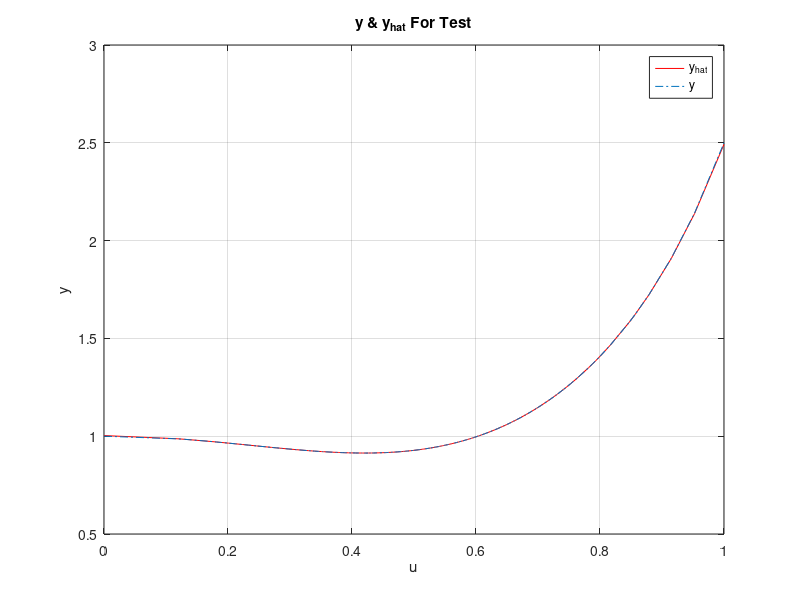
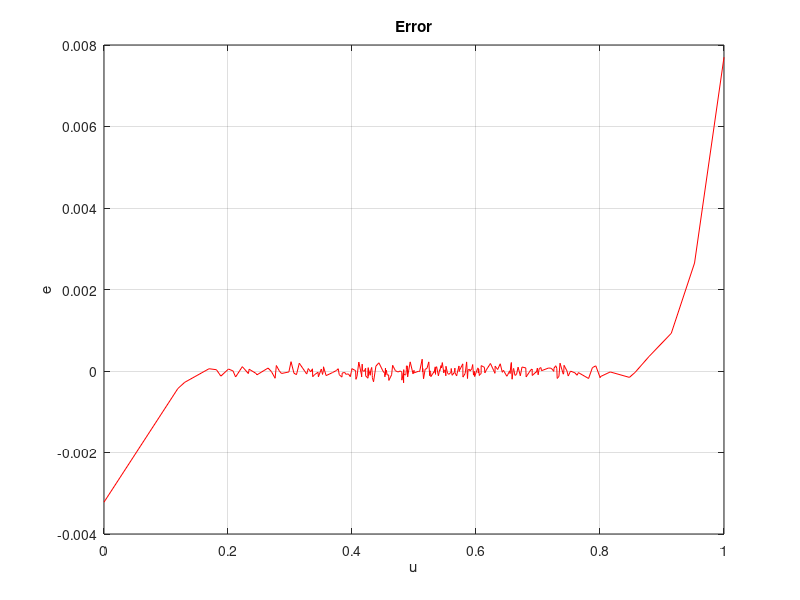

The MATLAB script that drew these images, in order: (Note: this script raises an error after producing the figures.)
clc;clear all;close all;warning off;

TR_DO = 1 ;
n = 10 ;
Q = 100 ;
N = 1000 ;
% Alpha = logspace(-17 , 2 , 1000 ) ;
Alpha = 1e-10 ;
Noise_Eff = 1 ;
Normalize = 1 ;
Noise_Var = 0.0001 ;

%% ------------------------ Generating Input ------------------------------
u = normrnd( 0.5 , 0.5/3 , N , 1 ) ;
u = ( u - min(u) ) / ( max(u) - min(u) ) ;

%% ------------------------ Gnerating Noise -------------------------------
Noise =  normrnd( 0 , Noise_Var , N , 1 ) ;

%% --------------------------- Least Square -------------------------------

u_Test = zeros( floor( length( u ) / Q ) * ( Q - ceil( 0.75 * Q ) ) , 1 ) ;
Noise_Test = zeros( floor( length( u ) / Q ) * ( Q - ceil( 0.75 * Q ) ) , 1 ) ;
theta = zeros( n , floor( length( u ) / Q ) ) ;
X = zeros( ceil( 0.75 * Q ) , n ) ;
X_normalize_term = zeros( n , 1 ) ;
Var_Noise_estim = zeros( 1 , floor( length( u ) / Q ) ) ;
for q = 1 : length( Alpha )
    alpha = Alpha( q ) ;
    for i = 1 : floor( length( u ) / Q )
        Start_TR = ( i - 1 ) * Q + 1 ;
        End_TR = Start_TR + ceil( 0.75 * Q ) - 1 ;
        Start_TE = End_TR + 1 ;
        End_TE = i * Q ;

        u_Train = u( Start_TR : End_TR , 1 ) * TR_DO ;

        y_Train = 1 - u_Train.^2 + 3*u_Train.^4 - 1.5*u_Train.^7 + u_Train.^9 + ...
            Noise_Eff * Noise( Start_TR : End_TR , 1 ) ;

        u_Test( ( i - 1 ) * ( Q - ceil( 0.75 * Q ) ) + 1 : i * ( Q - ceil( 0.75 * Q ) ) , : ) = ...
            u( Start_TE : End_TE , 1 ) ;

        Noise_Test( ( i - 1 ) * ( Q - ceil( 0.75 * Q ) ) + 1 : i * ( Q - ceil( 0.75 * Q ) ) , : ) = ...
            Noise( Start_TE : End_TE , 1 ) ;

        for j = 0 : n - 1
            X_normalize_term( j + 1 , 1 ) = 1 * ( ~Normalize ) + norm( u_Train.^j ) * Normalize ;
            X( : , j + 1 ) = u_Train.^j / X_normalize_term( j + 1 , 1 );        
        end

        theta( : , i ) = ( ( X' * X + alpha * eye( size( X' * X ) ) )^-1 * X' * y_Train ) ./ X_normalize_term ;

%         e_Train = X * theta( : , i ) - y_Train ;
% 
%         Var_Noise_estim( 1 , i ) = ( e_Train' * e_Train ) / ( 0.75 * Q - n ) ;
    end

    u_Test = sort( u_Test ) ;
    y_Test = 1 - u_Test.^2 + 3*u_Test.^4 - 1.5*u_Test.^7 + u_Test.^9 + Noise_Eff * Noise_Test  ;

    Theta = mean( theta , 2 ) ;

    X_Test = zeros( floor( length( u ) / Q ) * ( Q - ceil( 0.75 * Q ) ) , n ) ;
    for j = 0 : n - 1
        X_Test( : , j + 1 ) = u_Test.^j ;
    end

    y_hat_Test = X_Test * Theta ;

    e = y_Test - y_hat_Test ;

    J( q ) = 1/2 * ( ( e' * e ) + alpha * ( Theta' * Theta ) ) ;
end

%% ----------------------- ErrorBars Computation --------------------------

% varN_es = mean( Var_Noise_estim ) ;

% cov_Theta = varN_es * ( X_Test' * W * X_Test + alpha * eye( size( X_Test' * W * X_Test ) ) )^-1 ...
%     * X_Test' * W * W * X_Test * ( X_Test' * W * X_Test + alpha * eye( size( X_Test' * W * X_Test ) ) )^-1 ;
cov_Theta = cov(theta');
cov_y = X_Test * cov_Theta * X_Test' ;

max_bar = y_hat_Test + sqrt( ( diag( cov_y ) ) ) ;
min_bar = y_hat_Test - sqrt( ( diag( cov_y ) ) ) ;


%% -------------------------Table Of Results------------------------------

fprintf('\n  Least Square Results :\n\n')
fprintf('    Parameter       Real Value   Estimated Value\n'  )
fprintf('      Theta0         % 1.4f        % 1.4f\n',Theta(1) , 1 )
fprintf('      Theta1         % 1.4f        % 1.4f\n',Theta(2) , 0 )
fprintf('      Theta2         % 1.4f        % 1.4f\n',Theta(3) , -1 )
fprintf('      Theta3         % 1.4f        % 1.4f\n',Theta(4) , 0 )
fprintf('      Theta4         % 1.4f        % 1.4f\n',Theta(5) , 3 )
fprintf('      Theta5         % 1.4f        % 1.4f\n',Theta(6) , 0 )
fprintf('      Theta6         % 1.4f        % 1.4f\n',Theta(7) , 0 )
fprintf('      Theta7         % 1.4f        % 1.4f\n',Theta(8) , -1.5 )
fprintf('      Theta8         % 1.4f        % 1.4f\n',Theta(9) , 0 )
fprintf('      Theta9         % 1.4f        % 1.4f\n',Theta(10), 1 )
fprintf('\n\n     Parameter           Value\n'  )
fprintf('        J            % 1.8f  \n'  ,    J     )


%% -------------------------Ploting Results-------------------------------

% figure
% loglog( Alpha , J ) ;
% title('Cost Function Vs. \alpha') ;
% xlabel('\alpha') ;
% ylabel('J') ;
% grid on

figure
plot( u_Test , y_hat_Test , 'r' )
hold on
plot( u_Test , y_Test , '-.' )
grid on
xlabel( 'u' )
ylabel( 'y' )
title( 'y & y_h_a_t For Test' )
legend( 'y_h_a_t' , 'y' ) ;

figure
plot( u_Test , e , 'r' )
grid on
xlabel( 'u' )
ylabel( 'e' )
title( 'Error' )

figure
crosscorr( e , e )
title( 'Cross Correlation Of Error' )


figure
plot( u_Test , y_hat_Test , 'k' )
hold on
plot( u_Test , y_Test , ' y ' )
hold on
plot( u_Test , max_bar , 'g--' )
plot( u_Test, min_bar , 'r--' )
grid on
xlabel( 'u' )
ylabel( 'y' )
title( 'Errorbars' )